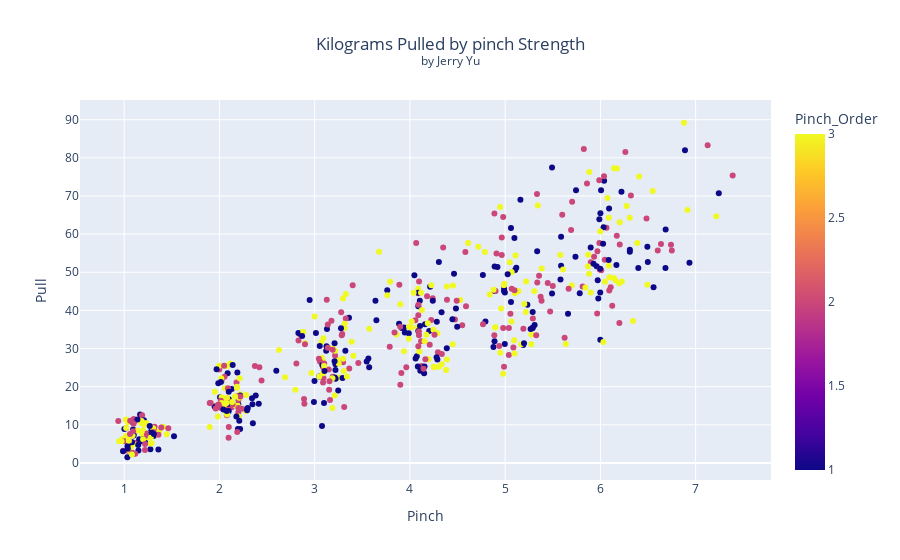

Notebook code for this chart:
### Code cell
# Test Pinch Order
byOrder = px.scatter(Chalk, x = "Pinch", y = "Pull", color = "Pinch_Order", title = "Kilograms Pulled by pinch Strength")
byOrder.update_layout(
    title = {
        "text":"Kilograms Pulled by pinch Strength<br><sup>by Jerry Yu</sub>",
        "x":0.5,
        "xanchor":"center",
        "yanchor":"top"
    }
)
byOrder.show()

# Very random, quite nice

### Figure 1 — Plotly figure (JSON) as saved in the notebook; plotly's stock layout.template omitted (floating-point values rounded to 4 significant figures; data arrays with more than 128 entries replaced by an {"elided": "..."} marker saying what was removed)
{"data": [{"hovertemplate": "Pinch=%{x}<br>Pull=%{y}<br>Pinch_Order=%{marker.color}<extra></extra>", "legendgroup": "", "marker": {"color": {"elided": "576 int values"}, "coloraxis": "coloraxis", "symbol": "circle"}, "mode": "markers", "name": "", "orientation": "v", "showlegend": false, "type": "scatter", "x": {"elided": "576 float values"}, "xaxis": "x", "y": {"elided": "576 float values"}, "yaxis": "y"}], "layout": {"coloraxis": {"colorbar": {"title": {"text": "Pinch_Order"}}, "colorscale": [[0, "#0d0887"], [0.1111, "#46039f"], [0.2222, "#7201a8"], [0.3333, "#9c179e"], [0.4444, "#bd3786"], [0.5556, "#d8576b"], [0.6667, "#ed7953"], [0.7778, "#fb9f3a"], [0.8889, "#fdca26"], [1, "#f0f921"]]}, "legend": {"tracegroupgap": 0}, "title": {"text": "Kilograms Pulled by pinch Strength<br><sup>by Jerry Yu</sub>", "x": 0.5, "xanchor": "center", "yanchor": "top"}, "xaxis": {"anchor": "y", "domain": [0, 1], "title": {"text": "Pinch"}}, "yaxis": {"anchor": "x", "domain": [0, 1], "title": {"text": "Pull"}}}}
